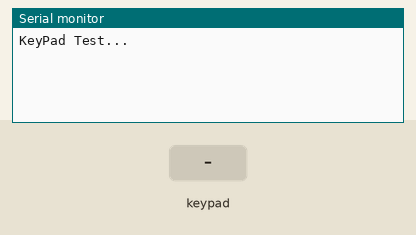
Recording of a sketch running on a simulated Arduino Uno, built with avr-gcc and run on an emulated ATmega328P. Shown: the last lines printed to the serial monitor. Inputs (shaded band) come from the test bench.

Above: at 1.2 s.
1.3 s: key '1' pressed
At 2.4 s:
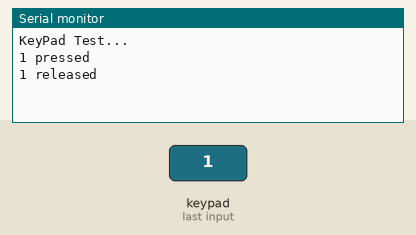
2.9 s: keypad keys 1 1 1 0 9 8 # pressed 0.4 s apart
At 6.6 s:
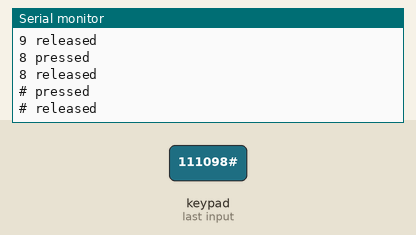
7.2 s: key 'A' pressed
At 8.2 s:
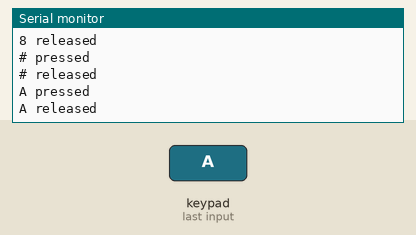
8.8 s: keypad keys 1 1 1 0 9 8 D pressed 0.4 s apart
At 12.4 s:
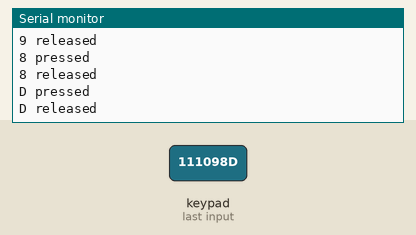
13.1 s: key 'B' pressed
At 14.0 s:
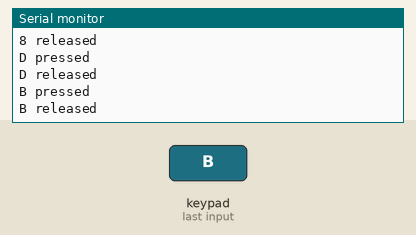
14.7 s: key 'C' pressed
At 15.2 s:
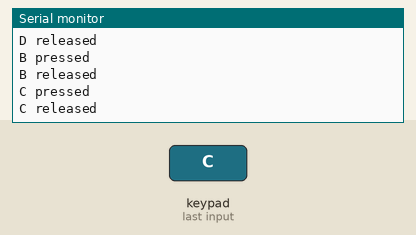
Timing chart, 0 to 17.3 s (numbered marks = the images above; inputs shaded):
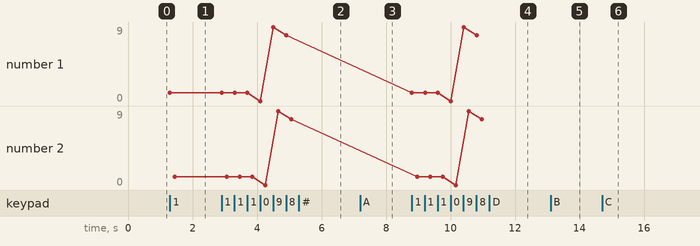

The sketch:

keypad_4x4.ino
```cpp
//4x4薄膜鍵盤範例程式

#include "Adafruit_Keypad.h"

const byte ROWS = 4; // 列數(橫的)
const byte COLS = 4; // 行數(直的)
//鍵盤上每一個按鍵的名稱
char keys[ROWS][COLS] = {
  {'1','2','3','A'},
  {'4','5','6','B'},
  {'-','8','9','C'},
  {'+','0','#','D'}
};
byte rowPins[ROWS] = {11, 10, 9, 8}; //定義列的腳位
byte colPins[COLS] = {7, 6, 5, 4}; //定義行的腳位

//初始化鍵盤
Adafruit_Keypad customKeypad = Adafruit_Keypad( makeKeymap(keys), rowPins, colPins, ROWS, COLS);

void setup() {
  Serial.begin(115200);
  customKeypad.begin();
  Serial.println("KeyPad Test...");
}

void loop() {
  // 開始偵測使用者的按鍵狀態
  customKeypad.tick();

  //判斷按了哪一個鍵
  while(customKeypad.available()){
    keypadEvent e = customKeypad.read();
    Serial.print((char)e.bit.KEY);
    if(e.bit.EVENT == KEY_JUST_PRESSED) Serial.println(" pressed");
    //按下的狀態是KEY_JUST_PRESSED
    else if(e.bit.EVENT == KEY_JUST_RELEASED) Serial.println(" released");
    //放開的狀態是KEY_JUST_RELEASED
  }

  delay(10);
}
```

Measured:
- after the input at 1.3 s, the serial monitor: prints a new line at once (image 1)
- after the input at 2.9 s, the serial monitor: prints a new line after 1.2 s (image 2)
- after the input at 7.2 s, the serial monitor: prints a new line at once (image 3)
- after the input at 8.8 s, the serial monitor: prints a new line at once (image 4)
- after the input at 13.1 s, the serial monitor: prints a new line at once (image 5)
- after the input at 14.7 s, the serial monitor: prints a new line at once (image 6)
- plotted number 1: 1 → 8 after the input at 2.9 s
- plotted number 2: 1 → 8 after the input at 2.9 s
